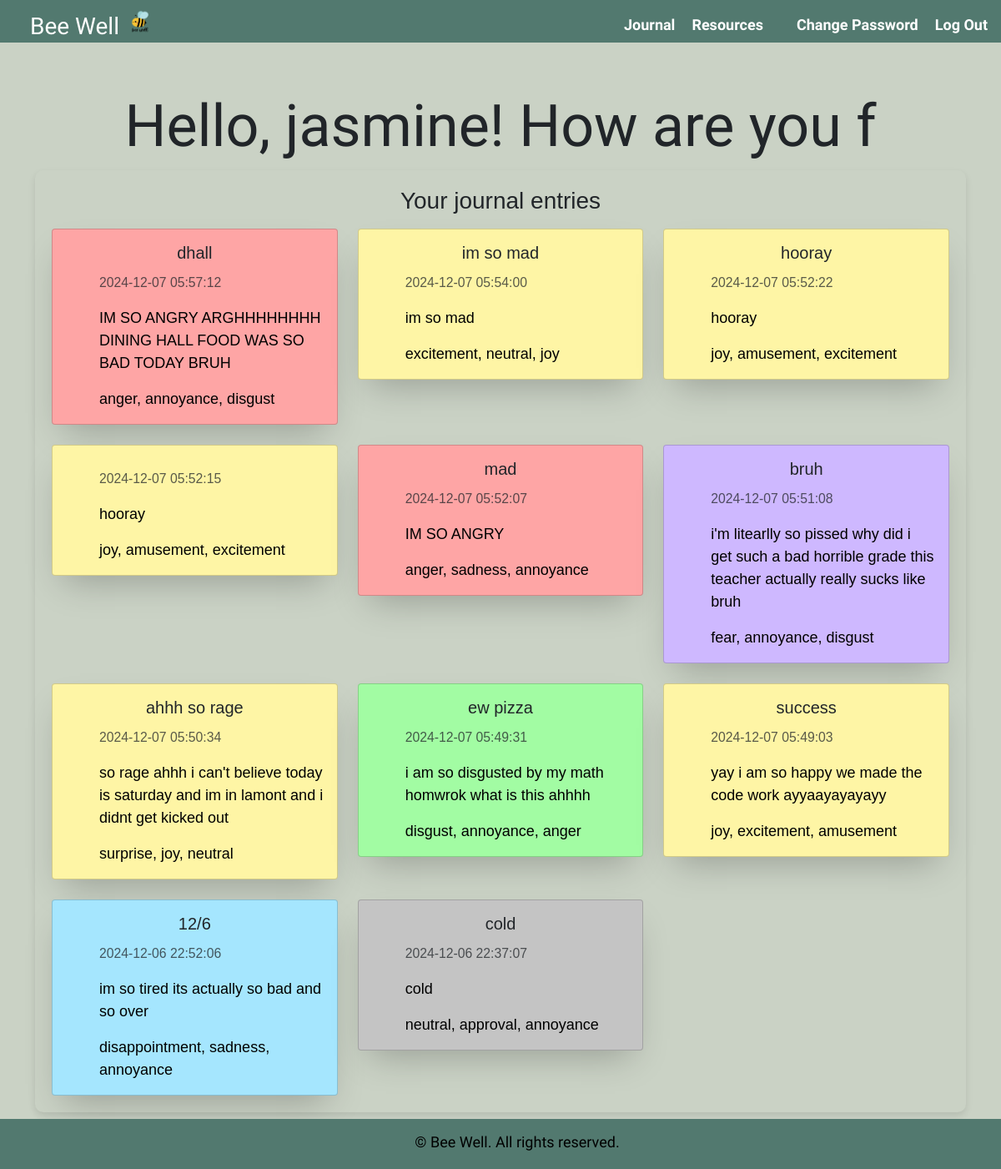
The page / (signed in) on the database its author committed.
### tables this page shows
CREATE TABLE journalentries (    id INTEGER PRIMARY KEY AUTOINCREMENT,    user_id INTEGER NOT NULL,   title TEXT NOT NULL, text TEXT NOT NULL,    analysis TEXT,    timestamp DATETIME DEFAULT CURRENT_TIMESTAMP,    FOREIGN KEY (user_id) REFERENCES users (user_id));

### app.py (the view)
@app.route("/")
@login_required
def home():
    user_info = db.execute('SELECT firstname FROM users WHERE user_id = ?', session["user_id"])
    if not user_info:
        return apology("User not found", 403)
    firstname = user_info[0]["firstname"]
    query = '''
        SELECT journalentries.title, journalentries.text, journalentries.analysis, journalentries.timestamp
        FROM journalentries
        JOIN users ON journalentries.user_id = users.user_id
        WHERE users.user_id = ?
        ORDER BY journalentries.timestamp DESC
    '''
    entries = db.execute(query, session["user_id"])
    for entry in entries:
        entry["top_moods"] = extract_top_moods(entry["analysis"])
    for entry in entries:
        if entry["top_moods"]:
            entry["mood_color"] = get_color(entry["top_moods"][0])
        else:
            entry["mood_color"] = "#ffffff"
    return render_template("home.html", entries=entries, firstname=firstname)

### app.py (called while the page is built)
@app.after_request
def after_request(response):
    response.headers["Cache-Control"] = "no-cache, no-store, must-revalidate"
    response.headers["Expires"] = 0
    response.headers["Pragma"] = "no-cache"
    return response

### helpers.py (called while the page is built)
def extract_top_moods(emotion_data):
    emotion_data = emotion_data.replace("'", '"')
    data = json.loads(emotion_data)
    emotions = data[0] if isinstance(data, list) and len(data) > 0 else []
    top_emotions = heapq.nlargest(3, emotions, key=lambda x: x['score'])
    top_labels = [emotion['label'] for emotion in top_emotions]
    return top_labels

def get_color(mood):
    joy = ["admiration", "amusement", "approval", "caring", "curiosity", "desire", "excitement", "gratitude", "joy", "love", "optimism", "pride", "realization", "relief", "surprise"]
    sadness = ["disappointment", "grief", "sadness"]
    anger = ["anger", "remorse"]
    disgust = ["annoyance", "disapproval", "disgust", "embarassment"]
    fear = ["confusion", "fear", "nervousness"]
    if mood in joy:
        return"#FEF5A5"
    if mood in sadness:
        return "#A5E6FE"
    if mood in anger:
        return "#FEA5A5"
    if mood in fear:
        return "#CEB8FF"
    if mood in disgust:
        return "#A2FCA3"
    else:
        return "#C4C4C4"

def login_required(f):
    @wraps(f)
    def decorated_function(*args, **kwargs):
        if session.get("user_id") is None:
            return redirect("/login")
        return f(*args, **kwargs)
    return decorated_function

### templates/home.html (shortened to what this page needs)
{% extends "layout.html" %}
{% block main %}
    <div class="typing" id="typing-text"></div>
    <div class="playlist-container">
        <div class="h3">
            <label for="title" class="form-label">Your journal entries</label>
        </div>
        <div class="row row-cols-1 row-cols-md-3 g-4">
            {% for entry in entries %}
            <div class="col">
                <div class="card" style="background-color: {{ entry.mood_color }};">
                    <div class="card-body">
                        <h5 class="card-title">{{ entry.title }}</h5>
                        <p class="card-text"><small class="text-muted">{{ entry.timestamp }}</small></p>
                        <p class="card-text"> {{ entry.text }} </p>
                        <p class="card-text">{{ entry.top_moods | join(', ') }}</p>
                    </div>
                </div>
            </div>
            {% endfor %}
    </div>
    </div>
{% endblock %}

### static/styles.css (style rules this page uses)
body { background-color: #cad2c5; }
.card { background-color: #cad2c5; border-radius: 0.25rem; box-shadow: 0 20px 40px -14px rgba(0, 0, 0, 0.25); display: flex; flex-direction: column; overflow: hidden; }
.typing { font-family: 'Neucha', sans-serif; font-size: 70px; white-space: nowrap; overflow: hidden; position: relative; text-align: center; align-items: center; justify-content: center; }
p { color: black; font-size: 18px; text-align: left; margin-left: 40px; margin-top: 10px; }
.playlist-container { text-align: center; font-family: "Tahoma", sans-serif; background-color: #cad2c5; padding: 20px; width: 100%; margin-bottom: 20px; border-radius: 10px; box-shadow: 0 4px 8px rgba(0, 0, 0, 0.1); }

### rows shown on the page
journalentries: title "dhall", timestamp "2024-12-07 05:57:12", text "IM SO ANGRY ARGHHHHHHHH DINING HALL FOOD WAS SO BAD TODAY BRUH", top_moods "anger, annoyance, disgust"
journalentries: title "im so mad", timestamp "2024-12-07 05:54:00", text "im so mad", top_moods "excitement, neutral, joy"
journalentries: title "hooray", timestamp "2024-12-07 05:52:22", text "hooray", top_moods "joy, amusement, excitement"
journalentries: timestamp "2024-12-07 05:52:15", text "hooray", top_moods "joy, amusement, excitement"
journalentries: title "mad", timestamp "2024-12-07 05:52:07", text "IM SO ANGRY", top_moods "anger, sadness, annoyance"
journalentries: title "bruh", timestamp "2024-12-07 05:51:08", text "i'm litearlly so pissed why did i get such a bad horrible grade this teacher actually really sucks like bruh", top_moods "fear, annoyance, disgust"
journalentries: title "ahhh so rage", timestamp "2024-12-07 05:50:34", text "so rage ahhh i can't believe today is saturday and im in lamont and i didnt get kicked out", top_moods "surprise, joy, neutral"
journalentries: title "ew pizza", timestamp "2024-12-07 05:49:31", text "i am so disgusted by my math homwrok what is this ahhhh", top_moods "disgust, annoyance, anger"
journalentries: title "success", timestamp "2024-12-07 05:49:03", text "yay i am so happy we made the code work ayyaayayayayy", top_moods "joy, excitement, amusement"
journalentries: title "12/6", timestamp "2024-12-06 22:52:06", text "im so tired its actually so bad and so over", top_moods "disappointment, sadness, annoyance"
journalentries: title "cold", timestamp "2024-12-06 22:37:07", text "cold", top_moods "neutral, approval, annoyance"
